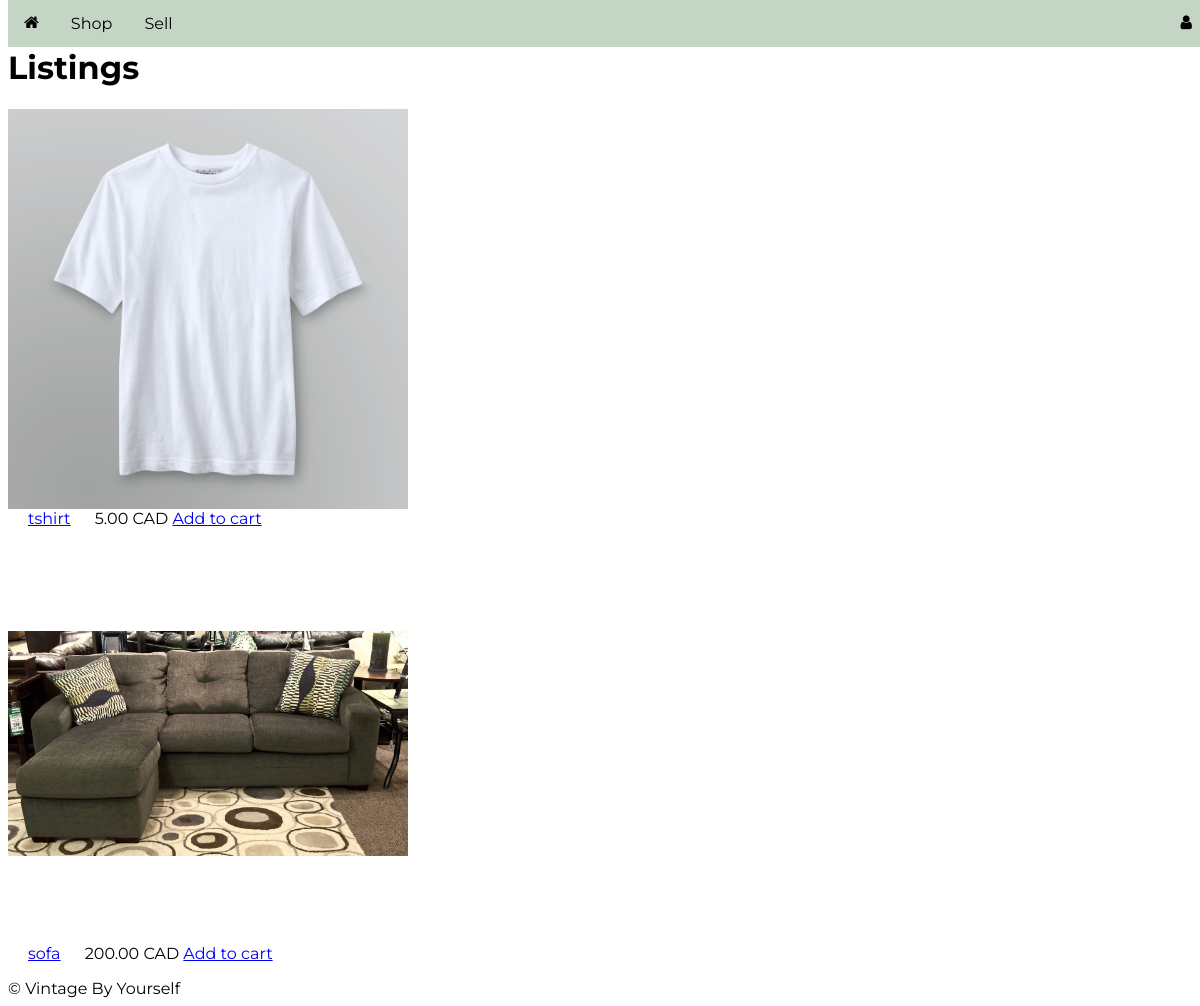
Page /listing/products on the committed database.
### listing/models.py (models this page shows, shortened)
class Product(models.Model):
    CATEGORY_CHOICES = (
        ('clothing', 'CLOTHING'),
        ('furniture', 'FURNITURE'),
        ('electronics', 'ELECTRONICS')
    )
    id = models.AutoField(primary_key=True)
    owner = models.ForeignKey(User, on_delete=models.CASCADE)
    name = models.CharField(max_length=200)
    description = models.CharField(max_length=1000)
    price = models.DecimalField(max_digits=7, decimal_places=2)
    count = models.PositiveIntegerField()
    image = models.ImageField(upload_to=get_upload_path, null=True, blank=True)
    category = models.CharField(max_length=50)

### listing/views.py (the view)
# urls.py: path('products', ProductList.as_view(), name='list'),
class ProductList(ListView):
    model = Product
    context_object_name = 'list'
    template_name = 'listing/product_list.html'
    def get_context_data(self, **kwargs):
        context = ListView.get_context_data(self, **kwargs)
        return context

### listing/templates/listing/product_list.html (shortened to what this page needs)
{% extends 'listing/base.html' %}
{% load static %}
{% block content %}
	<p><br /></p>
	<h1>Listings</h1>
	{% if list %}
	{% for p in list %}
	<p>
		<img src="{{p.image.url}}" alt="{{product.name}}" style="height: 400px; width: 400px; object-fit: scale-down;"/><br />
		<a href="{% url 'listing:detail' p.id%}" style="margin:20px">{{p.name}}</a> {{p.price}} CAD
		{% if p.owner.username != request.user.username%}
		<a href="{% url 'listing:add' p.id%}">Add to cart</a>
		{% endif %}
	</p>
	{% endfor %}
	{% else %}
	<p>No products</p>
    {% endif %}
{% endblock content %}

### account/static/style.css (style rules this page uses)
body { font-family:"Montserrat"; }
img { height:100px ; width: 100px; object-fit:scale-down; }

### rows in the picture
Product: image (picture), name "tshirt", price "5.00", shows "Add to cart"
Product: image (picture), name "sofa", price "200.00", shows "Add to cart"
